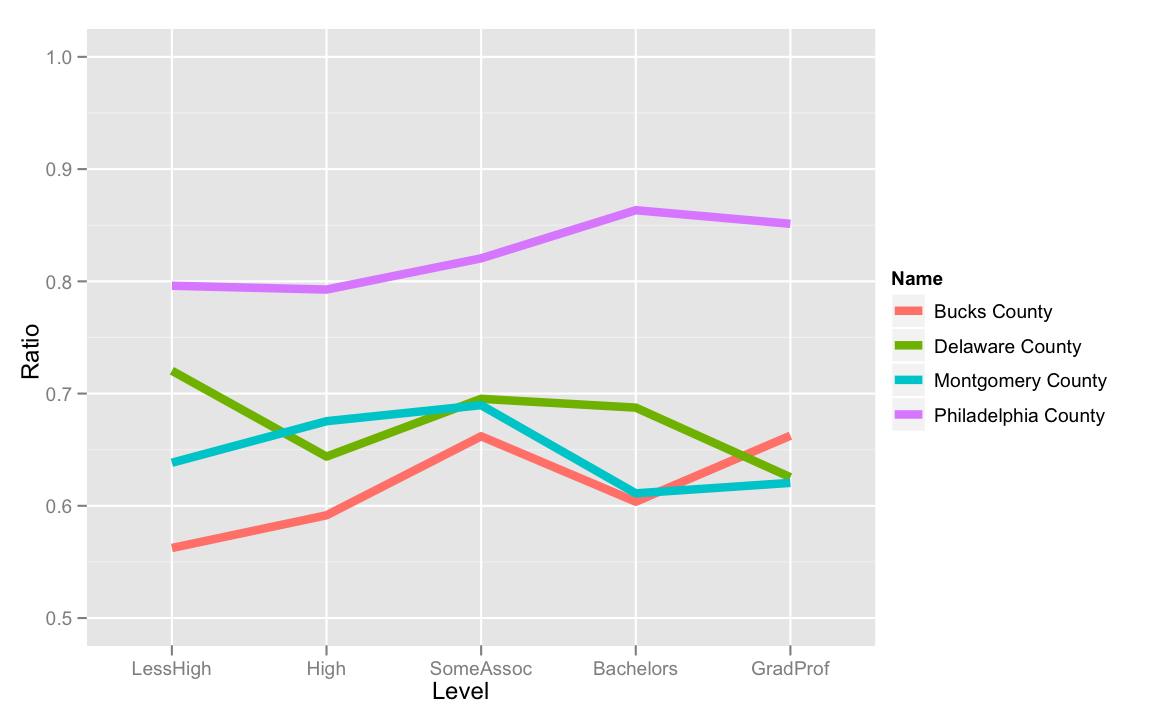

Reproduce this figure in R.
phil.comp$Ratio <- phil.comp$Female / phil.comp$Male

p <- ggplot(phil.comp, aes(Level, Ratio))+
	geom_line(aes(color = Name, group = Name),size = 2)+
	ylim(0.5,1)
	
print(p)
